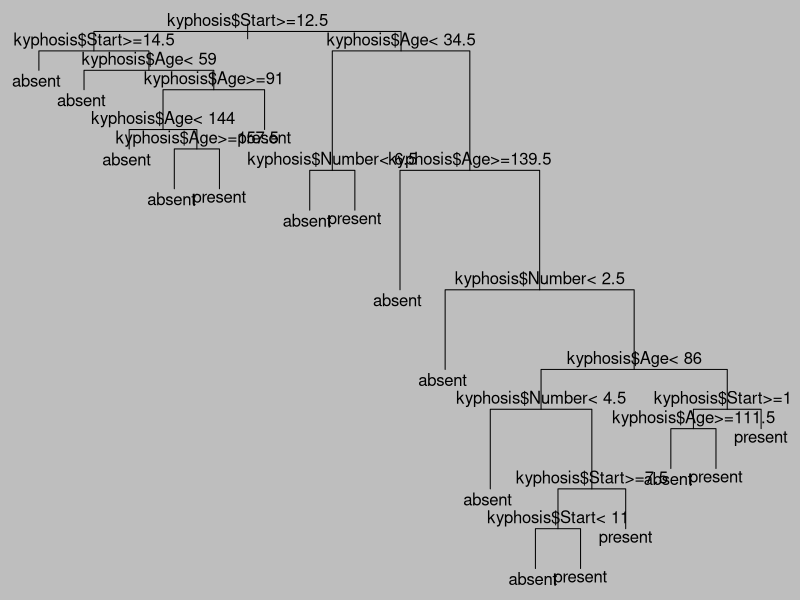

Here is the R script that generated this plot: (Note: this script raises an error after producing the figure.)
#1.Create a model using rpart function
data(package="rpart")
library(rpart)
data("kyphosis")
kyphosis
colnames(x = kyphosis)[4]
progstat<-factor(kyphosis$Kyphosis)
progstat
cfit<-rpart(progstat~kyphosis$Age+kyphosis$Number+kyphosis$Start,data=kyphosis,method='class', parms=list(split="information"), control = rpart.control(minsplit = 2,minbucket = 1, cp=0.0005))
cfit

#2.Create a nice decision tree plot
par(adj=0.5,mar=rep(0.5,4),bg="grey")
plot(cfit)
text(cfit)
print(cfit)
summary(cfit)

#3.List the important attributes
cfit$variable.importance

#4.Using the best pruning parameter, create a pruned tree
minCP<-cfit$cptable[which.min(cfit$cptable[,"xerror"])]
minCP
prunedTree<-prune(cfit,minCP)
prunedTree
prunedTree$variable.importance
par(adj=1,mar=rep(5,4),bg="grey")
plot(prunedTree)
text(prunedTree)
print(prunedTree)

#5.Divide the dataset into 2 parts
#Training data set a random sample of 80% 
set.seed(0)
train=sample(1:nrow(kyphosis),nrow(kyphosis)*0.8)
train
training_data=kyphosis[train,]
training_data

#Testdata of remaining 20%
test=-train
test_data=kyphosis[test,]
test_data
testing_kyphosis=kyphosis$Kyphosis[test]
testing_kyphosis

#Training data tree
progstat1<-factor(training_data$Kyphosis)
progstat1
cfit1<-rpart(progstat1~training_data$Age+training_data$Number+training_data$Start,data=training_data,method='class', parms=list(split="information"),control = rpart.control(minsplit = 2, minbucket = 1, cp = 0.0005))
cfit1
par(adj=0.5,mar=rep(0.5,4),bg="grey")
plot(cfit1)
text(cfit1)
print(cfit1)
summary(cfit1)
cfit1$variable.importance

#Prediction on the test data of the original tree
tpredict<-predict(cfit1, newdata = rep(test_data), type="class")

#Acccuracy of the original tree using testing data
mean(tpredict==rep(testing_kyphosis))

#Pruned data using training set
minCP1<-cfit1$cptable[which.min(cfit1$cptable[,"xerror"])]
prunedTree1<-prune(cfit1,minCP1)
plot(prunedTree1)
text(prunedTree1)
print(prunedTree1)
prunedTree1$variable.importance

#Prediction on the test data of the pruned tree
treePredict<-predict(prunedTree1,newdata = rep(test_data),type ="class")
treePredict

#Calculating the accuracy
mean(treePredict==rep(testing_kyphosis))

#Training data set a random sample of 90% 
set.seed(3)
train1=sample(1:nrow(kyphosis),nrow(kyphosis)*0.9)
train1
training_data1=kyphosis[train1,]
training_data1

#Testdata of remaining 10%
test1=-train1
test_data1=kyphosis[test1,]
test_data1
testing_kyphosis1=kyphosis$Kyphosis[test1]
testing_kyphosis1

#Trainiing data tree
progstat2<-factor(training_data1$Kyphosis)
progstat2
cfit2<-rpart(progstat2~training_data1$Age+training_data1$Number+training_data1$Start,data=training_data1,method='class', parms=list(split="information"),control = rpart.control(minsplit = 2, minbucket = 1, cp = 0.0005))
cfit2
par(adj=0.5,mar=rep(0.5,4),bg="grey")
plot(cfit2)
text(cfit2)
print(cfit2)
summary(cfit2)
cfit2$variable.importance
ptree1<-predict(cfit2, rep(test_data1), type ="class")

#accuracy of the original tree
mean(ptree1==testing_kyphosis1)

#Pruned data using training set
minCP2<-cfit2$cptable[which.min(cfit2$cptable[,"xerror"])]
prunedTree2<-prune(cfit2,minCP2)
plot(prunedTree2)
text(prunedTree2)
print(prunedTree2)
prunedTree2$variable.importance

#Prediction on the test data
treePredict1<-predict(prunedTree2,newdata = rep(test_data1),type ="class")

#Accuracy of the pruned tree using testing data
mean(treePredict1==rep(testing_kyphosis1))

#1.Create a model using rpart function for solder

data("solder")
solder
progstat<-factor(solder$Solder)
progstat
cfit<-rpart(progstat~solder$Opening+solder$Mask+solder$PadType+solder$Panel+solder$skips,data=solder,method='class', parms=list(split="information"), control = rpart.control(minsplit = 2,minbucket = 1))
cfit

#2.Create a nice decision tree plot

par(adj=0.5,mar=rep(0.5,4),bg="grey")
plot(cfit)
text(cfit)
print(cfit)
summary(cfit)

#3.List the important attributes
cfit$variable.importance

#4.Using the best pruning parameter, create a pruned tree
minCP<-cfit$cptable[which.min(cfit$cptable[,"xerror"])]
minCP
prunedTree<-prune(cfit,minCP)
prunedTree
prunedTree$variable.importance
par(adj=1,mar=rep(5,4),bg="grey")
plot(prunedTree)
text(prunedTree)
print(prunedTree)

#5.Divide the dataset into 2 parts
#Training data set a random sample of 80% 
set.seed(0)
train=sample(1:nrow(solder),nrow(solder)*0.8)
train
training_data=solder[train,]
training_data

#Testdata of remaining 20%
test=-train
test_data=solder[test,]
test_data
testing_solder=solder$Solder[test]
testing_solder

#Training data tree
progstat1<-factor(training_data$Solder)
progstat1
cfit1<-rpart(progstat1~training_data$Opening+training_data$Mask+training_data$PadType+training_data$Panel+training_data$skips,data=training_data,method='class', parms=list(split="information"),control = rpart.control(minsplit = 2, minbucket = 1))
cfit1
par(adj=0.5,mar=rep(0.5,4),bg="grey")
plot(cfit1)
text(cfit1)
print(cfit1)
summary(cfit1)
cfit1$variable.importance

#Prediction on the test data of the original tree
tpredict<-predict(cfit1, newdata = rep(test_data), type="class")

#Acccuracy of the original tree using testing data
mean(tpredict==rep(testing_solder))

#Pruned data using training set
minCP1<-cfit1$cptable[which.min(cfit1$cptable[,"xerror"])]
prunedTree1<-prune(cfit1,minCP1)
plot(prunedTree1)
text(prunedTree1)
print(prunedTree1)
prunedTree1$variable.importance

#Prediction on the test data of the pruned tree
treePredict<-predict(prunedTree1,newdata = rep(test_data),type ="class")
treePredict

#Calculating the accuracy
mean(treePredict==rep(testing_solder))

#Training data set a random sample of 90% 
set.seed(3)
train1=sample(1:nrow(solder),nrow(solder)*0.9)
train1
training_data1=solder[train1,]
training_data1
#Testdata of remaining 10%
test1=-train1
test_data1=solder[test1,]
test_data1
testing_solder1=solder$Solder[test1]
testing_solder1

#Trainiing data tree
progstat2<-factor(training_data1$Solder)
progstat2
cfit2<-rpart(progstat2~training_data1$Opening+training_data1$Mask+training_data1$PadType+training_data1$Panel+training_data1$skips,data=training_data1,method='class', parms=list(split="information"),control = rpart.control(minsplit = 2, minbucket = 1))
cfit2
par(adj=0.5,mar=rep(0.5,4),bg="grey")
plot(cfit2)
text(cfit2)
print(cfit2)
summary(cfit2)
cfit2$variable.importance
ptree1<-predict(cfit2, rep(test_data1), type ="class")

#accuracy of the original tree
mean(ptree1==testing_solder1)

#Pruned data using training set
minCP2<-cfit2$cptable[which.min(cfit2$cptable[,"xerror"])]
prunedTree2<-prune(cfit2,minCP2)
plot(prunedTree2)
text(prunedTree2)
print(prunedTree2)
prunedTree2$variable.importance

#Prediction on the test data
treePredict1<-predict(prunedTree2,newdata = rep(test_data1),type ="class")

#Accuracy of the pruned tree using testing data
mean(treePredict1==rep(testing_solder1))





























